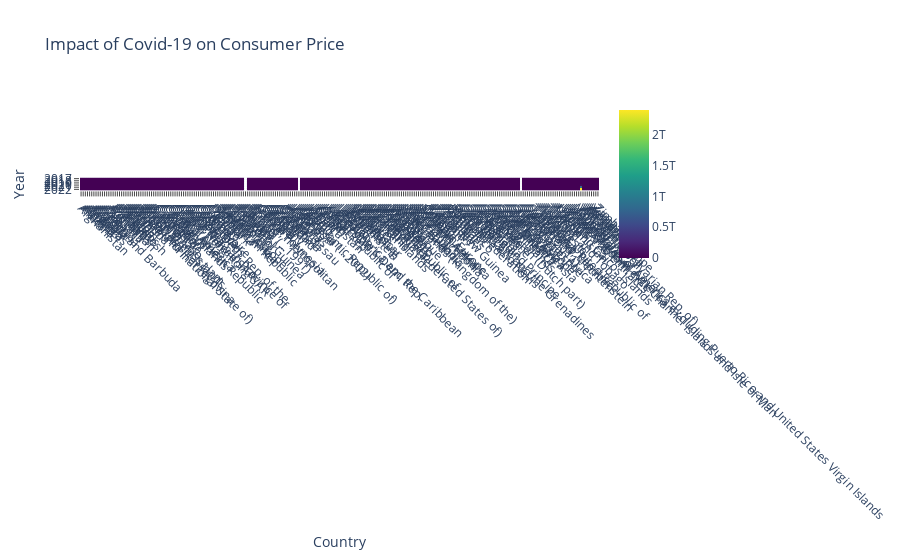

Notebook cell for this chart:
### Code cell
import plotly.express as px

def create_consumer_price_heatmap(melted_data):
    # Create a pivot table from the melted data
    pivot_data = melted_data.pivot(index='Country', columns='Year', values='Consumer Price')

    # Create a heatmap using Plotly Express
    fig = px.imshow(
        pivot_data.transpose(),  # Transpose the pivot table for better visualization
        title='Impact of Covid-19 on Consumer Price',
        labels=dict(x="Country", y="Year", color="Consumer Price Index"),
        color_continuous_scale='Viridis'  # Choose a color scale
    )

    # Adjust x-axis and y-axis properties
    fig.update_xaxes(tickangle=45,  # Rotate x-axis labels for better visibility
                     tickmode='linear',  # Ensure all ticks are displayed
                     ticks='outside',  # Draw ticks outside the axis
                     automargin=True)  # Automatically adjust margins

    fig.update_yaxes(tickmode='linear',  # Ensure all ticks are displayed
                     ticks='outside',  # Draw ticks outside the axis
                     automargin=True)  # Automatically adjust margins
    
    return fig

create_consumer_price_heatmap(melted_data)

### Figure 1 — Plotly figure (JSON) as saved in the notebook; plotly's stock layout.template omitted (floating-point values rounded to 4 significant figures; data arrays with more than 128 entries replaced by an {"elided": "..."} marker saying what was removed)
{"data": [{"coloraxis": "coloraxis", "hovertemplate": "Country: %{x}<br>Year: %{y}<br>color: %{z}<extra></extra>", "name": "0", "type": "heatmap", "x": {"elided": "243 str values"}, "xaxis": "x", "y": ["2017", "2018", "2019", "2020", "2021", "2022"], "yaxis": "y", "z": {"elided": "6x243 float values"}}], "layout": {"coloraxis": {"colorscale": [[0, "#440154"], [0.1111, "#482878"], [0.2222, "#3e4989"], [0.3333, "#31688e"], [0.4444, "#26828e"], [0.5556, "#1f9e89"], [0.6667, "#35b779"], [0.7778, "#6ece58"], [0.8889, "#b5de2b"], [1, "#fde725"]]}, "title": {"text": "Impact of Covid-19 on Consumer Price"}, "xaxis": {"anchor": "y", "automargin": true, "constrain": "domain", "domain": [0, 1], "scaleanchor": "y", "tickangle": 45, "tickmode": "linear", "ticks": "outside", "title": {"text": "Country"}}, "yaxis": {"anchor": "x", "automargin": true, "autorange": "reversed", "constrain": "domain", "domain": [0, 1], "tickmode": "linear", "ticks": "outside", "title": {"text": "Year"}}}}
